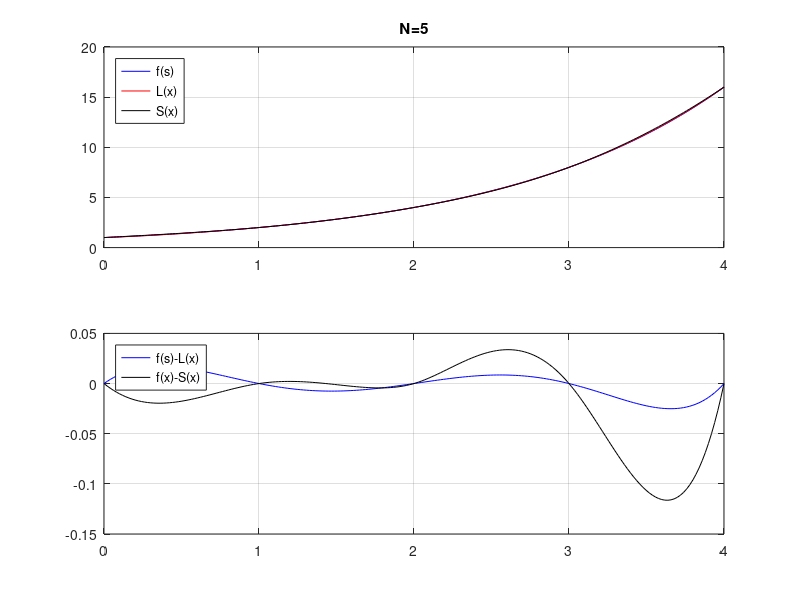
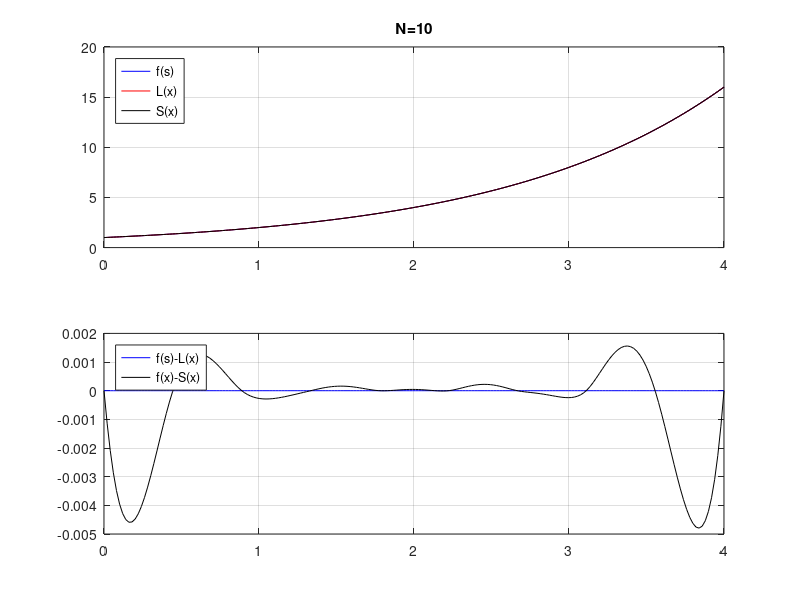
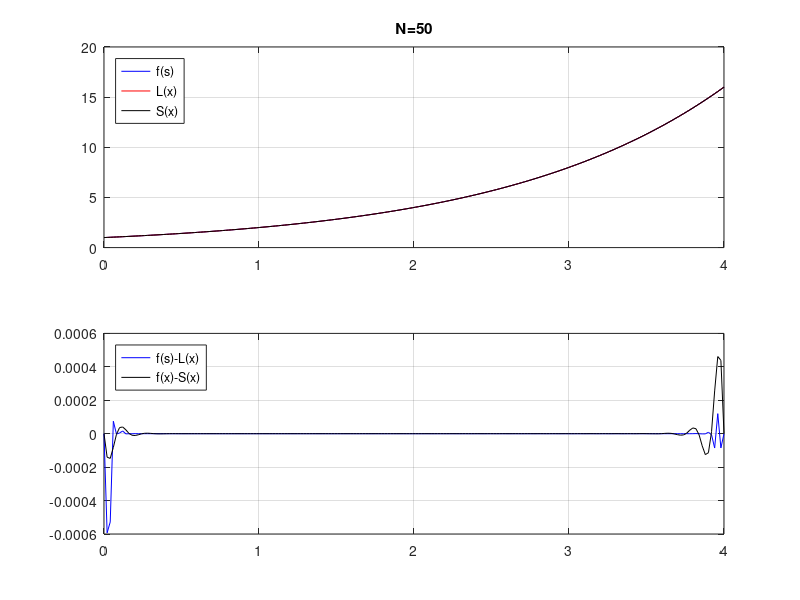
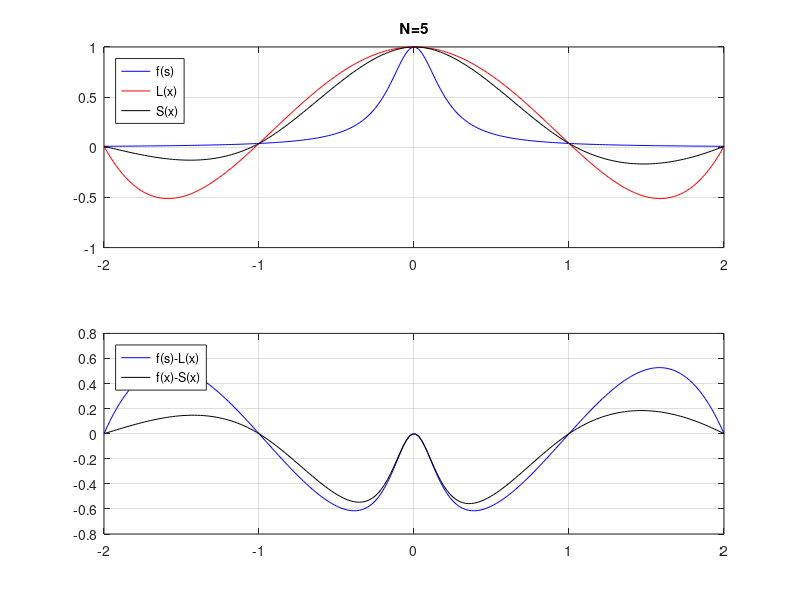

Recreate these plots in MATLAB, in order.
warning('off','all');

function [v] = Lanrange(X, Y, t)
% вычисление полинома Лагранжа в точке
	v=0;
	n=size(X,1);
	for i=1:n
		bp=Y(i);
		for j =1:n
			if i ~= j
				bp=bp*(t-X(j))/(X(i)-X(j));
			end
		end
		v=v+bp;
	end
end

function [A,B,C,D] = GetCoeff(X,Y)
% Инициализация массива сплайнов
	N = size(X,1);
	A = Y;
	C(1) = 0; C(N) = 0;
	alfa = zeros(N);
	beta = zeros(N);
	% Решение СЛАУ относительно коэффициентов сплайнов c[i]
	% методом прогонки для трехдиагональных матриц
	alfa(1) = 0; beta(1) = 0;
	for i = 2:N-1
		h_i = X(i)-X(i-1);
		h_i1 = X(i+1)-X(i);
		wA = h_i;
		wC = 2*(h_i+h_i1);
		wB = h_i1;
		wF = 6*((Y(i+1)-Y(i))/h_i1 - (Y(i)-Y(i-1))/h_i);
		wz = wA * alfa(i-1) + wC;
		alfa(i) = -wB/wz;
		beta(i) = (wF-wA*beta(i-1))/wz;
	end
	C(N) = (wF-wA*beta(N-1))/(wC+wA*alfa(N-1));
	% Обратный ход метода прогонки
	for i = N-1:-1:2
		C(i) = alfa(i)*C(i+1)+ beta(i);
		for i = N:-1:2
			h_i = X(i)-X(i-1);
			D(i) = (C(i)-C(i-1))/h_i;
			B(i) = h_i*(2*C(i)+C(i-1))/6 + (Y(i)-Y(i-1))/h_i;
		end
	end
end

function [v] = SplineCube(X,A,B,C,D, u)
	N=size(X,1);
	if u<=X(1)
		j = 1;
	elseif u>=X(N)
		j = N;
	else
		i = 1; j = N;
	while (i+1<j)
		k = round((i+j)/2);
		if u<=X(k)
			j = k;
		else
			i = k;
		end
		end
	end
	dx = u - X(j);
	v = A(j)+(B(j)+(C(j)/2+D(j)*dx/6)*dx)*dx;
end

function [] = Draw(f,L,R,N)
	X = linspace(L,R,N)'; % сетка интерполяции
	Y = f(X); % значение функции в узлах
	% полином Лагранжа
	% построение сплайна b полинома
	[A,B,C,D] = GetCoeff(X,Y);
	K=200;
	XG = linspace(L,R,K)';
	YG = f(XG);
	for i=1:K
		YL(i) = Lanrange(X,Y,XG(i));
		YS(i) = SplineCube(X,A,B,C,D, XG(i));
	end

	% графики функции и интерполянтов
	figure
	subplot(2,1,1);
	plot(XG,YG,'-b')
	hold on
	plot(XG,YL','-r')
	plot(XG,YS','-k')
	grid on
	legend('f(s)','L(x)','S(x)','Location','NorthWest')
	str=sprintf('N=%d',N);
	title(str);
	% графики отклонений
	subplot(2,1,2);
	plot(XG,YG-YL','-b')
	hold on
	plot(XG,YG-YS','-k')
	grid on
	legend('f(s)-L(x)','f(x)-S(x)','Location','NorthWest')
	str=sprintf('N=%d',N)
end

% =============================================

% Условия:
f1 = @(x) 2.^x;
f2 = @(x) (1+25*x.^2).^(-1);

a1=0; b1=4;
a2=-2; b2=2;
%Вывод графиков:
disp('Для функции f1=2^x :');
Draw(f1, a1, b1, 5);
Draw(f1, a1, b1, 10);
Draw(f1, a1, b1, 50);
disp('Для функции f2=(1+25*x^2)^(-1) :');
Draw(f2, a2, b2, 5);
Draw(f2, a2, b2, 10);
Draw(f2, a2, b2, 50);
